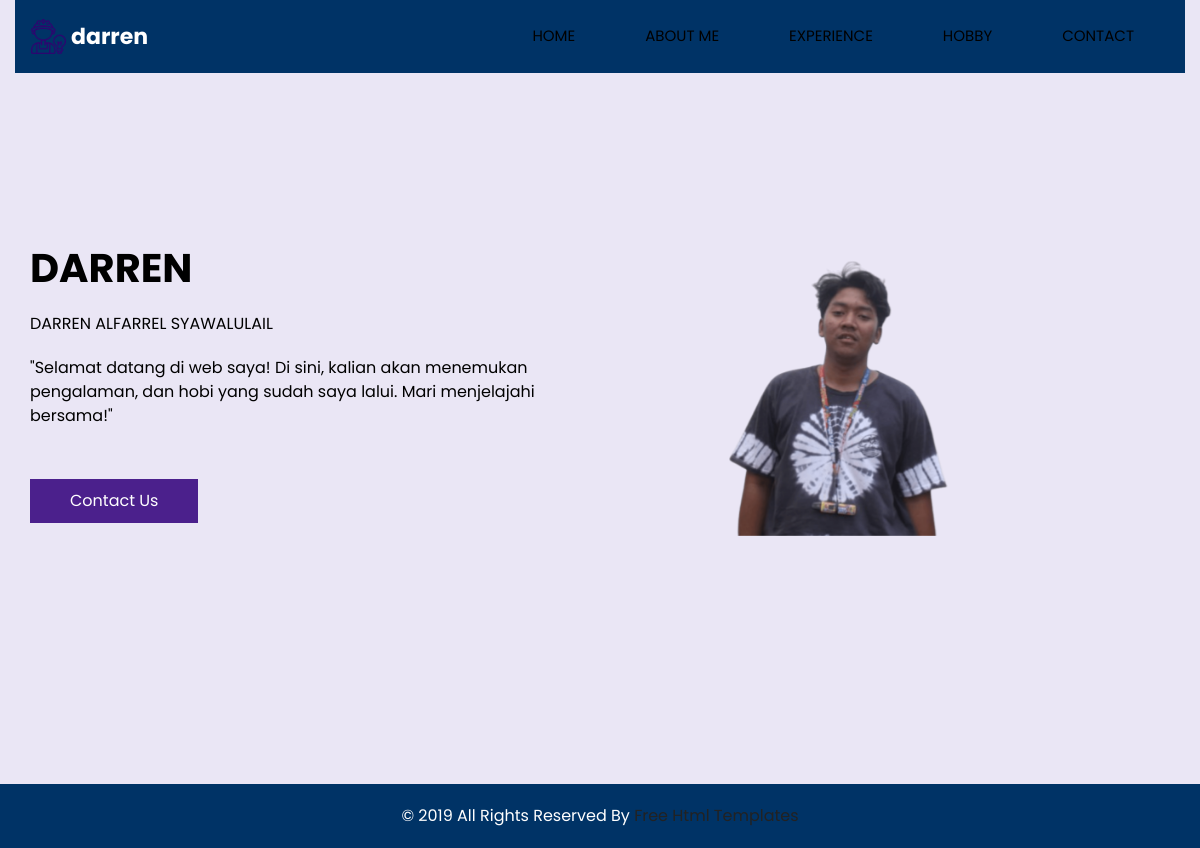
The page / on the database its author committed.
### tables this page shows
CREATE TABLE `home` (
  `id` int(3) NOT NULL,
  `namaa` varchar(50) NOT NULL,
  `tentangsaya` text NOT NULL
);

### index.php (the view, shortened to what this page needs)
<?php
    include 'koneksi.php';
    $sqlProject = "SELECT * FROM home WHERE id = 1";
    $resultProject = $connect->query($sqlProject);
    if ($resultProject->num_rows > 0) {
        $row = $resultProject->fetch_assoc();
        $namaa = $row['namaa'];
        $tentangsaya = $row['tentangsaya'];
    } else {
        echo " ";
    }
?>
<!DOCTYPE html>
<html>
<head>
  <link rel="stylesheet" type="text/css" href="css/bootstrap.css" />
  <link href="css/style.css" rel="stylesheet" />
  <link href="css/responsive.css" rel="stylesheet" />
</head>
<body>
  <div class="hero_area">
    <header class="header_section">
      <div class="container">
        <nav class="navbar navbar-expand-lg custom_nav-container">
          <a class="navbar-brand" href="#">
            <img src="images/logo.png" alt="">
            <span>
              darren
            </span>
          </a>
          <div class="collapse navbar-collapse" id="navbarSupportedContent">
            <div class="d-flex ml-auto flex-column flex-lg-row align-items-center">
            <ul class="navbar-nav">
                <li class="nav-item">
                  <a class="nav-link" href="index.php">Home <span class="sr-only">(current)</span></a>
                </li>
                <li class="nav-item">
                  <a class="nav-link" href="about.php"> About me</a>
                </li>
                <li class="nav-item">
                  <a class="nav-link" href="experience.php"> Experience </a>
                </li>
                <li class="nav-item">
                  <a class="nav-link" href="hobby.php"> Hobby </a>
                </li>
                <li class="nav-item">
                  <a class="nav-link" href="contact.php">Contact </a>
                </li>
              </ul>
            </div>
          </div>
        </nav>
      </div>
    </header>
<section class="slider_section">
  <div class="container">
    <div class="row">
      <div class="col-md-6">
        <div class="detail_box">
          <h1>Darren<br></h1>
          <p>
            <?php echo $namaa ?>
          </p>
          <p>
            <?php echo $tentangsaya ?>
          </p>
          <a href="contact.php">
            Contact Us
          </a>
        </div>
      </div>
      <div class="col-md-5">
        <div class="img_content">
          <div class="img_container">
            <div id="carouselExampleControls" class="carousel slide" data-ride="carousel">
              <div class="carousel-inner">
                <div class="carousel-item active">
                  <div class="img-box">
                    <img src="images/darren2.png" alt="" class="img-fluid">
                  </div>
                </div>
              </div>
            </div>
          </div>
        </div>
      </div>
    </div>
  </div>
</section>
  </div>
  <footer class="container-fluid footer_section">
    <div class="container">
      <div class="row">
        <div class="col-lg-7 col-md-9 mx-auto">
          <p>
            &copy; 2019 All Rights Reserved By
            <a href="https://html.design/">Free Html Templates</a>
          </p>
        </div>
      </div>
    </div>
  </footer>
</body>
</html>

### css/style.css (style rules this page uses)
body { font-family: "Poppins", sans-serif; color: #0c0c0c; background-color: #ffffff; }
.hero_area { height: 98vh; position: relative; display: -webkit-box; display: -ms-flexbox; display: flex; -webkit-box-orient: vertical; -webkit-box-direction: normal; -ms-flex-direction: column; flex-direction: column; background-color: #eae6f5; }
.header_section .container { padding: 0; }
.custom_nav-container .navbar-nav .nav-item .nav-link { padding: 7px 20px; margin: 10px 15px; color: #000000; text-align: center; border-radius: 35px; text-transform: uppercase; font-size: 15px; }
a, a:hover, a:focus { text-decoration: none; }
.navbar-brand { display: -webkit-box; display: -ms-flexbox; display: flex; -webkit-box-align: center; -ms-flex-align: center; align-items: center; }
.navbar-brand img { margin-right: 5px; width: 35px; }
.navbar-brand span { font-size: 22px; font-weight: 700; color: #4b208c; }
.custom_nav-container { z-index: 99999; }
.navbar-expand-lg .navbar-collapse { -webkit-box-align: end; -ms-flex-align: end; align-items: flex-end; }
.slider_section { -webkit-box-flex: 1; -ms-flex: 1; flex: 1; display: -webkit-box; display: -ms-flexbox; display: flex; -webkit-box-align: center; -ms-flex-align: center; align-items: center; position: relative; z-index: 2; color: #3b3a3a; padding-bottom: 90px; }
.slider_section .row { -webkit-box-align: center; -ms-flex-align: center; align-items: center; }
.slider_section .detail_box { color: #000000; }
.slider_section .detail_box h1 { text-transform: uppercase; font-weight: bold; }
.slider_section .detail_box p { margin-top: 20px; }
.slider_section .detail_box a { display: inline-block; padding: 10px 40px; background-color: #4b208c; color: #ffffff; margin-top: 35px; }
.slider_section .img_container { overflow: hidden; }
.slider_section .img_container .img-box img { width: 100%; }
.footer_section { display: -webkit-box; display: -ms-flexbox; display: flex; -webkit-box-pack: center; -ms-flex-pack: center; justify-content: center; position: relative; }
.footer_section p { color: #222222; margin: 0 auto; text-align: center; padding: 20px; }
.footer_section p a { color: #222222; }

### css/responsive.css (style rules this page uses)
@media (min-width: 1200px) { .container { max-width: 1170px; } }

### index.php (style rules this page uses)
.navbar, .footer_section { background-color: #003366; color: #ffffff; }
.navbar .nav-link, .navbar-brand span { color: #ffffff; }
.footer_section p { color: #ffffff; }

### rows shown on the page
home: namaa "DARREN ALFARREL SYAWALULAIL", tentangsaya "\"Selamat datang di web saya! Di sini, kalian akan menemukan pengalaman, dan hobi yang sudah saya lalui. Mari menjelajahi bersama!\""
